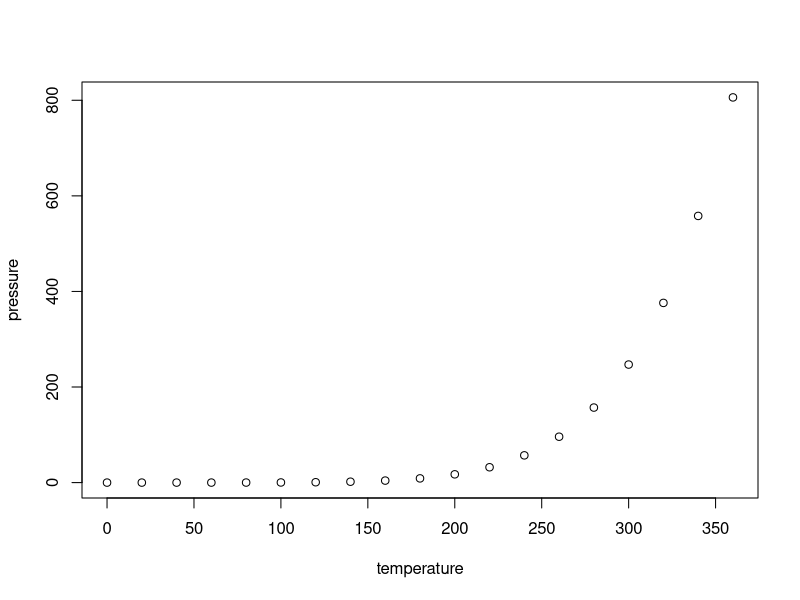
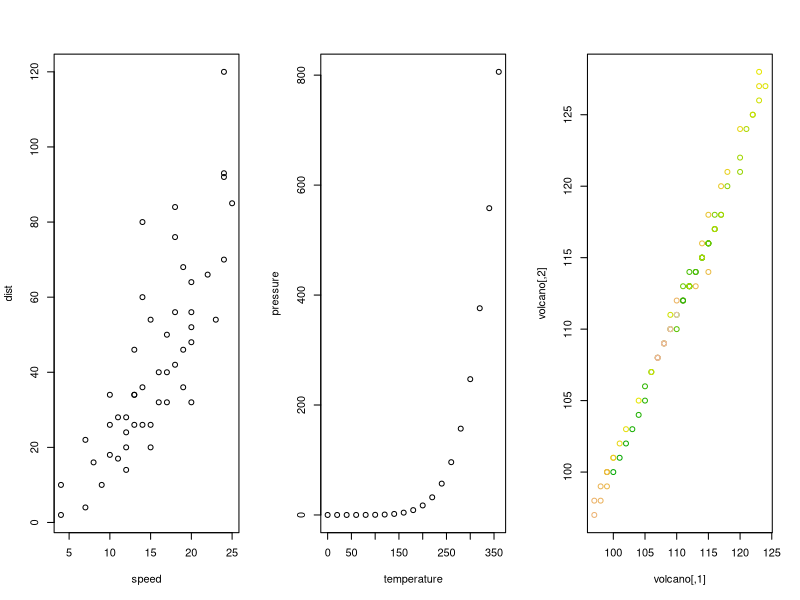

R code for these plots, in order:
## ---- chunk 1
knitr::opts_chunk$set(echo = TRUE)
## ---- chunk 2
summary(cars)
## ---- chunk 3
v = c(1,2,3)
v
## ---- chunk 4
v = c(1,2,3)
v
## ---- chunk 5
v = c(1,2,3)
v
## ---- chunk 6
plot(pressure)
## ---- chunk 7
par(mfrow=c(1,3))
plot(cars)
# simple comment
plot(pressure)
plot(volcano, col=terrain.colors(50))
